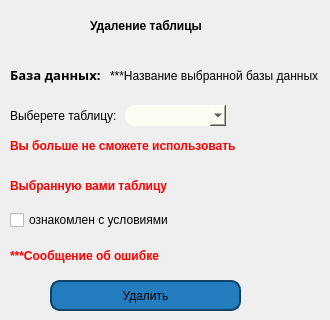
         <widget class="QWidget" name="page_2">
          <widget class="QPushButton" name="delete_and_save_table">
           <property name="geometry">
            <rect>
             <x>50</x>
             <y>280</y>
             <width>191</width>
             <height>31</height>
            </rect>
           </property>
           <property name="styleSheet">
            <string notr="true">QPushButton {
    border: 2px solid #0f4266;
    border-radius: 10px;
    background: #227cbd;
    padding: 5px;
    }

QPushButton:hover {
    background: #31c3d6;
    }</string>
           </property>
           <property name="text">
            <string>Удалить</string>
           </property>
          </widget>
          <widget class="QLabel" name="label">
           <property name="geometry">
            <rect>
             <x>90</x>
             <y>10</y>
             <width>121</width>
             <height>31</height>
            </rect>
           </property>
           <property name="font">
            <font>
             <weight>75</weight>
             <bold>true</bold>
            </font>
           </property>
           <property name="text">
            <string>Удаление таблицы</string>
           </property>
          </widget>
          <widget class="QLabel" name="label_24">
           <property name="geometry">
            <rect>
             <x>10</x>
             <y>100</y>
             <width>121</width>
             <height>31</height>
            </rect>
           </property>
           <property name="text">
            <string>Выберете таблицу:</string>
           </property>
          </widget>
          <widget class="QLabel" name="label_25">
           <property name="geometry">
            <rect>
             <x>10</x>
             <y>240</y>
             <width>171</width>
             <height>31</height>
            </rect>
           </property>
           <property name="font">
            <font>
             <weight>75</weight>
             <bold>true</bold>
            </font>
           </property>
           <property name="styleSheet">
            <string notr="true">color: #f00</string>
           </property>
           <property name="text">
            <string>***Сообщение об ошибке</string>
           </property>
          </widget>
          <widget class="QLabel" name="PASSWORD_text_7">
           <property name="geometry">
            <rect>
             <x>10</x>
             <y>60</y>
             <width>91</width>
             <height>30</height>
            </rect>
           </property>
           <property name="font">
            <font>
             <family>Microsoft JhengHei</family>
             <pointsize>10</pointsize>
             <weight>75</weight>
             <bold>true</bold>
            </font>
           </property>
           <property name="text">
            <string>База данных:</string>
           </property>
          </widget>
          <widget class="QLabel" name="name_used_database_delete_table">
           <property name="geometry">
            <rect>
             <x>110</x>
             <y>60</y>
             <width>211</width>
             <height>31</height>
            </rect>
           </property>
           <property name="text">
            <string>***Название выбранной базы данных</string>
           </property>
          </widget>
          <widget class="QCheckBox" name="delete_check">
           <property name="geometry">
            <rect>
             <x>10</x>
             <y>210</y>
             <width>161</width>
             <height>20</height>
            </rect>
           </property>
           <property name="text">
            <string>ознакомлен с условиями</string>
           </property>
          </widget>
          <widget class="QLabel" name="label_26">
           <property name="geometry">
            <rect>
             <x>10</x>
             <y>170</y>
             <width>201</width>
             <height>31</height>
            </rect>
           </property>
           <property name="font">
            <font>
             <weight>75</weight>
             <bold>true</bold>
            </font>
           </property>
           <property name="styleSheet">
            <string notr="true">color: #f00</string>
           </property>
           <property name="text">
            <string>Выбранную вами таблицу</string>
           </property>
          </widget>
          <widget class="QLabel" name="label_27">
           <property name="geometry">
            <rect>
             <x>10</x>
             <y>130</y>
             <width>231</width>
             <height>31</height>
            </rect>
           </property>
           <property name="font">
            <font>
             <weight>75</weight>
             <bold>true</bold>
            </font>
           </property>
           <property name="styleSheet">
            <string notr="true">color: #f00</string>
           </property>
           <property name="text">
            <string>Вы больше не сможете использовать</string>
           </property>
          </widget>
          <widget class="QComboBox" name="table_delete">
           <property name="geometry">
            <rect>
             <x>125</x>
             <y>105</y>
             <width>101</width>
             <height>21</height>
            </rect>
           </property>
           <property name="styleSheet">
            <string notr="true">background: #fcfcf2;   border-radius: 10px;</string>
           </property>
          </widget>
         </widget>
